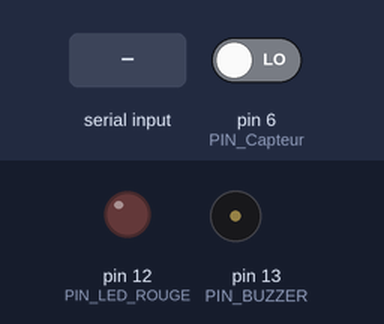
Bench run of a sketch on a simulated Arduino Uno, built with avr-gcc and run on an emulated ATmega328P. Parts: output pins drawn as LEDs (lit = HIGH), buzzer (waves = sounding). The inputs (shaded band) are chosen by the test bench; at power-on: pin 6 (PIN_Capteur) LOW. What the sketch prints to the serial monitor is not drawn.

Above: at 1.2 s.
1.3 s: "1" received over Serial
At 1.8 s:
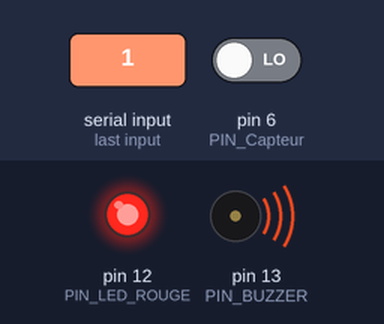
4.3 s: pin 6 (PIN_Capteur) driven HIGH
Timing chart, 0 to 7.3 s (numbered marks = the images above; inputs shaded):
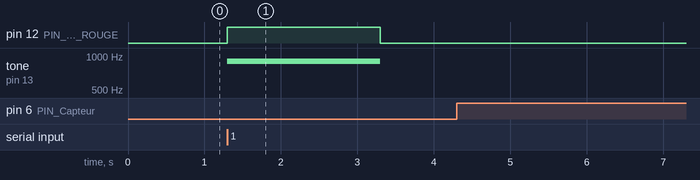

The sketch:

systeme_alarme_cage.ino
```cpp
#define PIN_BUZZER 13 //numéro de la broche sur laquelle le buzzer est branché
#define PIN_LED_ROUGE 12

#define PIN_Capteur 6

char data; //variable contenant le caractère lu

void setup() {
  pinMode(PIN_BUZZER, OUTPUT);//initialisation de la broche du buzzer
  pinMode(PIN_LED_ROUGE, OUTPUT);//initialisation de la broche de la led rouge
  digitalWrite(PIN_LED_ROUGE, LOW);


  pinMode(PIN_Capteur, INPUT);

   Serial.begin(9600); //permet d'initialiser le moniteur série à 9600 bauds

}

void loop() {

      if(digitalRead(PIN_Capteur)==HIGH){
        Serial.println('1');
        delay(2000);
      }
      /*if(digitalRead(PIN_Capteur)==LOW){
        Serial.println('0');
        delay(100);
      }*/
    if(Serial.available()){
    data=Serial.read();
    if(data=='1')
    {
      digitalWrite(PIN_LED_ROUGE, HIGH);
      tone(13,900);
      delay(2000);
      noTone(13);
      digitalWrite(PIN_LED_ROUGE, LOW);

    }
    /*exit(0);*/
  }

}
```

Measured:
- after the input at 1.3 s, pin 12 (PIN_LED_ROUGE): LOW → HIGH at once, → LOW 2.0 s later; tone on pin 13 (PIN_BUZZER): silent → 900 Hz at once, → silent 2.0 s later
- after the input at 4.3 s, every drawn part: stays the same
